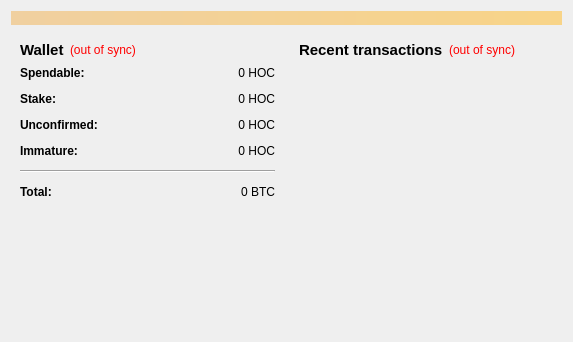
<?xml version="1.0" encoding="UTF-8"?>
<ui version="4.0">
 <class>OverviewPage</class>
 <widget class="QWidget" name="OverviewPage">
  <property name="geometry">
   <rect>
    <x>0</x>
    <y>0</y>
    <width>573</width>
    <height>342</height>
   </rect>
  </property>
  <property name="windowTitle">
   <string>Form</string>
  </property>
  <layout class="QVBoxLayout" name="topLayout">
   <item>
    <widget class="QLabel" name="labelAlerts">
     <property name="visible">
      <bool>false</bool>
     </property>
     <property name="styleSheet">
      <string notr="true">background-color: qlineargradient(x1: 0, y1: 0, x2: 1, y2: 0, stop:0 #F0D0A0, stop:1 #F8D488);  color:#000000
</string>
     </property>
     <property name="wordWrap">
      <bool>true</bool>
     </property>
     <property name="margin">
      <number>3</number>
     </property>
    </widget>
   </item>
   <item>
    <layout class="QHBoxLayout" name="horizontalLayout" stretch="1,1">
     <item>
      <layout class="QVBoxLayout" name="verticalLayout_2">
       <item>
        <widget class="QWidget" name="widget" native="true">
         <layout class="QVBoxLayout" name="verticalLayout_4">
          <item>
           <layout class="QHBoxLayout" name="horizontalLayout_4">
            <item>
             <widget class="QLabel" name="label_5">
              <property name="font">
               <font>
                <pointsize>11</pointsize>
                <weight>75</weight>
                <bold>true</bold>
               </font>
              </property>
              <property name="text">
               <string>Wallet</string>
              </property>
             </widget>
            </item>
            <item>
             <widget class="QLabel" name="labelWalletStatus">
              <property name="toolTip">
               <string>The displayed information may be out of date. Your wallet automatically synchronizes with the Hopecoin network after a connection is established, but this process has not completed yet.</string>
              </property>
              <property name="styleSheet">
               <string notr="true">QLabel { color: red; }</string>
              </property>
              <property name="text">
               <string notr="true">(out of sync)</string>
              </property>
              <property name="alignment">
               <set>Qt::AlignLeading|Qt::AlignLeft|Qt::AlignVCenter</set>
              </property>
             </widget>
            </item>
            <item>
             <spacer name="horizontalSpacer_2">
              <property name="orientation">
               <enum>Qt::Horizontal</enum>
              </property>
              <property name="sizeHint" stdset="0">
               <size>
                <width>40</width>
                <height>20</height>
               </size>
              </property>
             </spacer>
            </item>
           </layout>
          </item>
          <item>
           <layout class="QFormLayout" name="formLayout_2">
            <property name="fieldGrowthPolicy">
             <enum>QFormLayout::AllNonFixedFieldsGrow</enum>
            </property>
            <property name="horizontalSpacing">
             <number>12</number>
            </property>
            <property name="verticalSpacing">
             <number>12</number>
            </property>
            <item row="0" column="0">
             <widget class="QLabel" name="label">
              <property name="font">
               <font>
                <weight>75</weight>
                <bold>true</bold>
               </font>
              </property>
              <property name="text">
               <string>Spendable:</string>
              </property>
             </widget>
            </item>
            <item row="0" column="1">
             <widget class="QLabel" name="labelBalance">
              <property name="font">
               <font>
                <weight>50</weight>
                <bold>false</bold>
               </font>
              </property>
              <property name="cursor">
               <cursorShape>IBeamCursor</cursorShape>
              </property>
              <property name="toolTip">
               <string>Your current spendable balance</string>
              </property>
              <property name="text">
               <string notr="true">0 HOC</string>
              </property>
              <property name="alignment">
               <set>Qt::AlignRight|Qt::AlignTrailing|Qt::AlignVCenter</set>
              </property>
              <property name="textInteractionFlags">
               <set>Qt::LinksAccessibleByMouse|Qt::TextSelectableByKeyboard|Qt::TextSelectableByMouse</set>
              </property>
             </widget>
            </item>
            <item row="1" column="0">
             <widget class="QLabel" name="label_6">
              <property name="font">
               <font>
                <weight>75</weight>
                <bold>true</bold>
               </font>
              </property>
              <property name="text">
               <string>Stake:</string>
              </property>
             </widget>
            </item>
            <item row="1" column="1">
             <widget class="QLabel" name="labelStake">
              <property name="font">
               <font>
                <weight>50</weight>
                <bold>false</bold>
               </font>
              </property>
              <property name="cursor">
               <cursorShape>IBeamCursor</cursorShape>
              </property>
              <property name="toolTip">
               <string>Total of coins that was staked, and do not yet count toward the current balance</string>
              </property>
              <property name="text">
               <string notr="true">0 HOC</string>
              </property>
              <property name="alignment">
               <set>Qt::AlignRight|Qt::AlignTrailing|Qt::AlignVCenter</set>
              </property>
              <property name="textInteractionFlags">
               <set>Qt::LinksAccessibleByMouse|Qt::TextSelectableByKeyboard|Qt::TextSelectableByMouse</set>
              </property>
             </widget>
            </item>
            <item row="2" column="0">
             <widget class="QLabel" name="label_3">
              <property name="font">
               <font>
                <weight>75</weight>
                <bold>true</bold>
               </font>
              </property>
              <property name="text">
               <string>Unconfirmed:</string>
              </property>
             </widget>
            </item>
            <item row="2" column="1">
             <widget class="QLabel" name="labelUnconfirmed">
              <property name="font">
               <font>
                <weight>50</weight>
                <bold>false</bold>
               </font>
              </property>
              <property name="cursor">
               <cursorShape>IBeamCursor</cursorShape>
              </property>
              <property name="toolTip">
               <string>Total of transactions that have yet to be confirmed, and do not yet count toward the current balance</string>
              </property>
              <property name="text">
               <string notr="true">0 HOC</string>
              </property>
              <property name="alignment">
               <set>Qt::AlignRight|Qt::AlignTrailing|Qt::AlignVCenter</set>
              </property>
              <property name="textInteractionFlags">
               <set>Qt::LinksAccessibleByMouse|Qt::TextSelectableByKeyboard|Qt::TextSelectableByMouse</set>
              </property>
             </widget>
            </item>
            <item row="3" column="0">
             <widget class="QLabel" name="labelImmatureText">
              <property name="font">
               <font>
                <weight>75</weight>
                <bold>true</bold>
               </font>
              </property>
              <property name="text">
               <string>Immature:</string>
              </property>
             </widget>
            </item>
            <item row="3" column="1">
             <widget class="QLabel" name="labelImmature">
              <property name="font">
               <font>
                <weight>50</weight>
                <bold>false</bold>
               </font>
              </property>
              <property name="toolTip">
               <string>Mined balance that has not yet matured</string>
              </property>
              <property name="text">
               <string notr="true">0 HOC</string>
              </property>
              <property name="alignment">
               <set>Qt::AlignRight|Qt::AlignTrailing|Qt::AlignVCenter</set>
              </property>
              <property name="textInteractionFlags">
               <set>Qt::LinksAccessibleByMouse|Qt::TextSelectableByKeyboard|Qt::TextSelectableByMouse</set>
              </property>
             </widget>
            </item>
            <item row="4" column="0" colspan="2">
             <widget class="Line" name="line">
              <property name="orientation">
               <enum>Qt::Horizontal</enum>
              </property>
             </widget>
            </item>
            <item row="5" column="0">
             <widget class="QLabel" name="labelTotalText">
              <property name="font">
               <font>
                <weight>75</weight>
                <bold>true</bold>
               </font>
              </property>
              <property name="text">
               <string>Total:</string>
              </property>
             </widget>
            </item>
            <item row="5" column="1">
             <widget class="QLabel" name="labelTotal">
              <property name="font">
               <font>
                <weight>50</weight>
                <bold>false</bold>
               </font>
              </property>
              <property name="cursor">
               <cursorShape>IBeamCursor</cursorShape>
              </property>
              <property name="toolTip">
               <string>Your current total balance</string>
              </property>
              <property name="text">
               <string notr="true">0 BTC</string>
              </property>
              <property name="alignment">
               <set>Qt::AlignRight|Qt::AlignTrailing|Qt::AlignVCenter</set>
              </property>
              <property name="textInteractionFlags">
               <set>Qt::LinksAccessibleByMouse|Qt::TextSelectableByKeyboard|Qt::TextSelectableByMouse</set>
              </property>
             </widget>
            </item>
           </layout>
          </item>
         </layout>
        </widget>
       </item>
       <item>
        <spacer name="verticalSpacer">
         <property name="orientation">
          <enum>Qt::Vertical</enum>
         </property>
         <property name="sizeHint" stdset="0">
          <size>
           <width>20</width>
           <height>40</height>
          </size>
         </property>
        </spacer>
       </item>
      </layout>
     </item>
     <item>
      <layout class="QVBoxLayout" name="verticalLayout_3">
       <item>
        <widget class="QWidget" name="widget_2" native="true">
         <layout class="QVBoxLayout" name="verticalLayout">
          <item>
           <layout class="QHBoxLayout" name="horizontalLayout_2">
            <item>
             <widget class="QLabel" name="label_4">
              <property name="font">
               <font>
                <pointsize>11</pointsize>
                <weight>75</weight>
                <bold>true</bold>
               </font>
              </property>
              <property name="text">
               <string>&lt;b&gt;Recent transactions&lt;/b&gt;</string>
              </property>
             </widget>
            </item>
            <item>
             <widget class="QLabel" name="labelTransactionsStatus">
              <property name="toolTip">
               <string>The displayed information may be out of date. Your wallet automatically synchronizes with the Hopecoin network after a connection is established, but this process has not completed yet.</string>
              </property>
              <property name="styleSheet">
               <string notr="true">QLabel { color: red; }</string>
              </property>
              <property name="text">
               <string notr="true">(out of sync)</string>
              </property>
              <property name="alignment">
               <set>Qt::AlignRight|Qt::AlignTrailing|Qt::AlignVCenter</set>
              </property>
             </widget>
            </item>
            <item>
             <spacer name="horizontalSpacer">
              <property name="orientation">
               <enum>Qt::Horizontal</enum>
              </property>
              <property name="sizeHint" stdset="0">
               <size>
                <width>40</width>
                <height>20</height>
               </size>
              </property>
             </spacer>
            </item>
           </layout>
          </item>
          <item>
           <widget class="QListView" name="listTransactions">
            <property name="styleSheet">
             <string notr="true">QListView { background: transparent; }</string>
            </property>
            <property name="frameShape">
             <enum>QFrame::NoFrame</enum>
            </property>
            <property name="verticalScrollBarPolicy">
             <enum>Qt::ScrollBarAlwaysOff</enum>
            </property>
            <property name="horizontalScrollBarPolicy">
             <enum>Qt::ScrollBarAlwaysOff</enum>
            </property>
            <property name="selectionMode">
             <enum>QAbstractItemView::NoSelection</enum>
            </property>
           </widget>
          </item>
         </layout>
        </widget>
       </item>
      </layout>
     </item>
    </layout>
   </item>
  </layout>
 </widget>
 <resources/>
 <connections/>
</ui>
